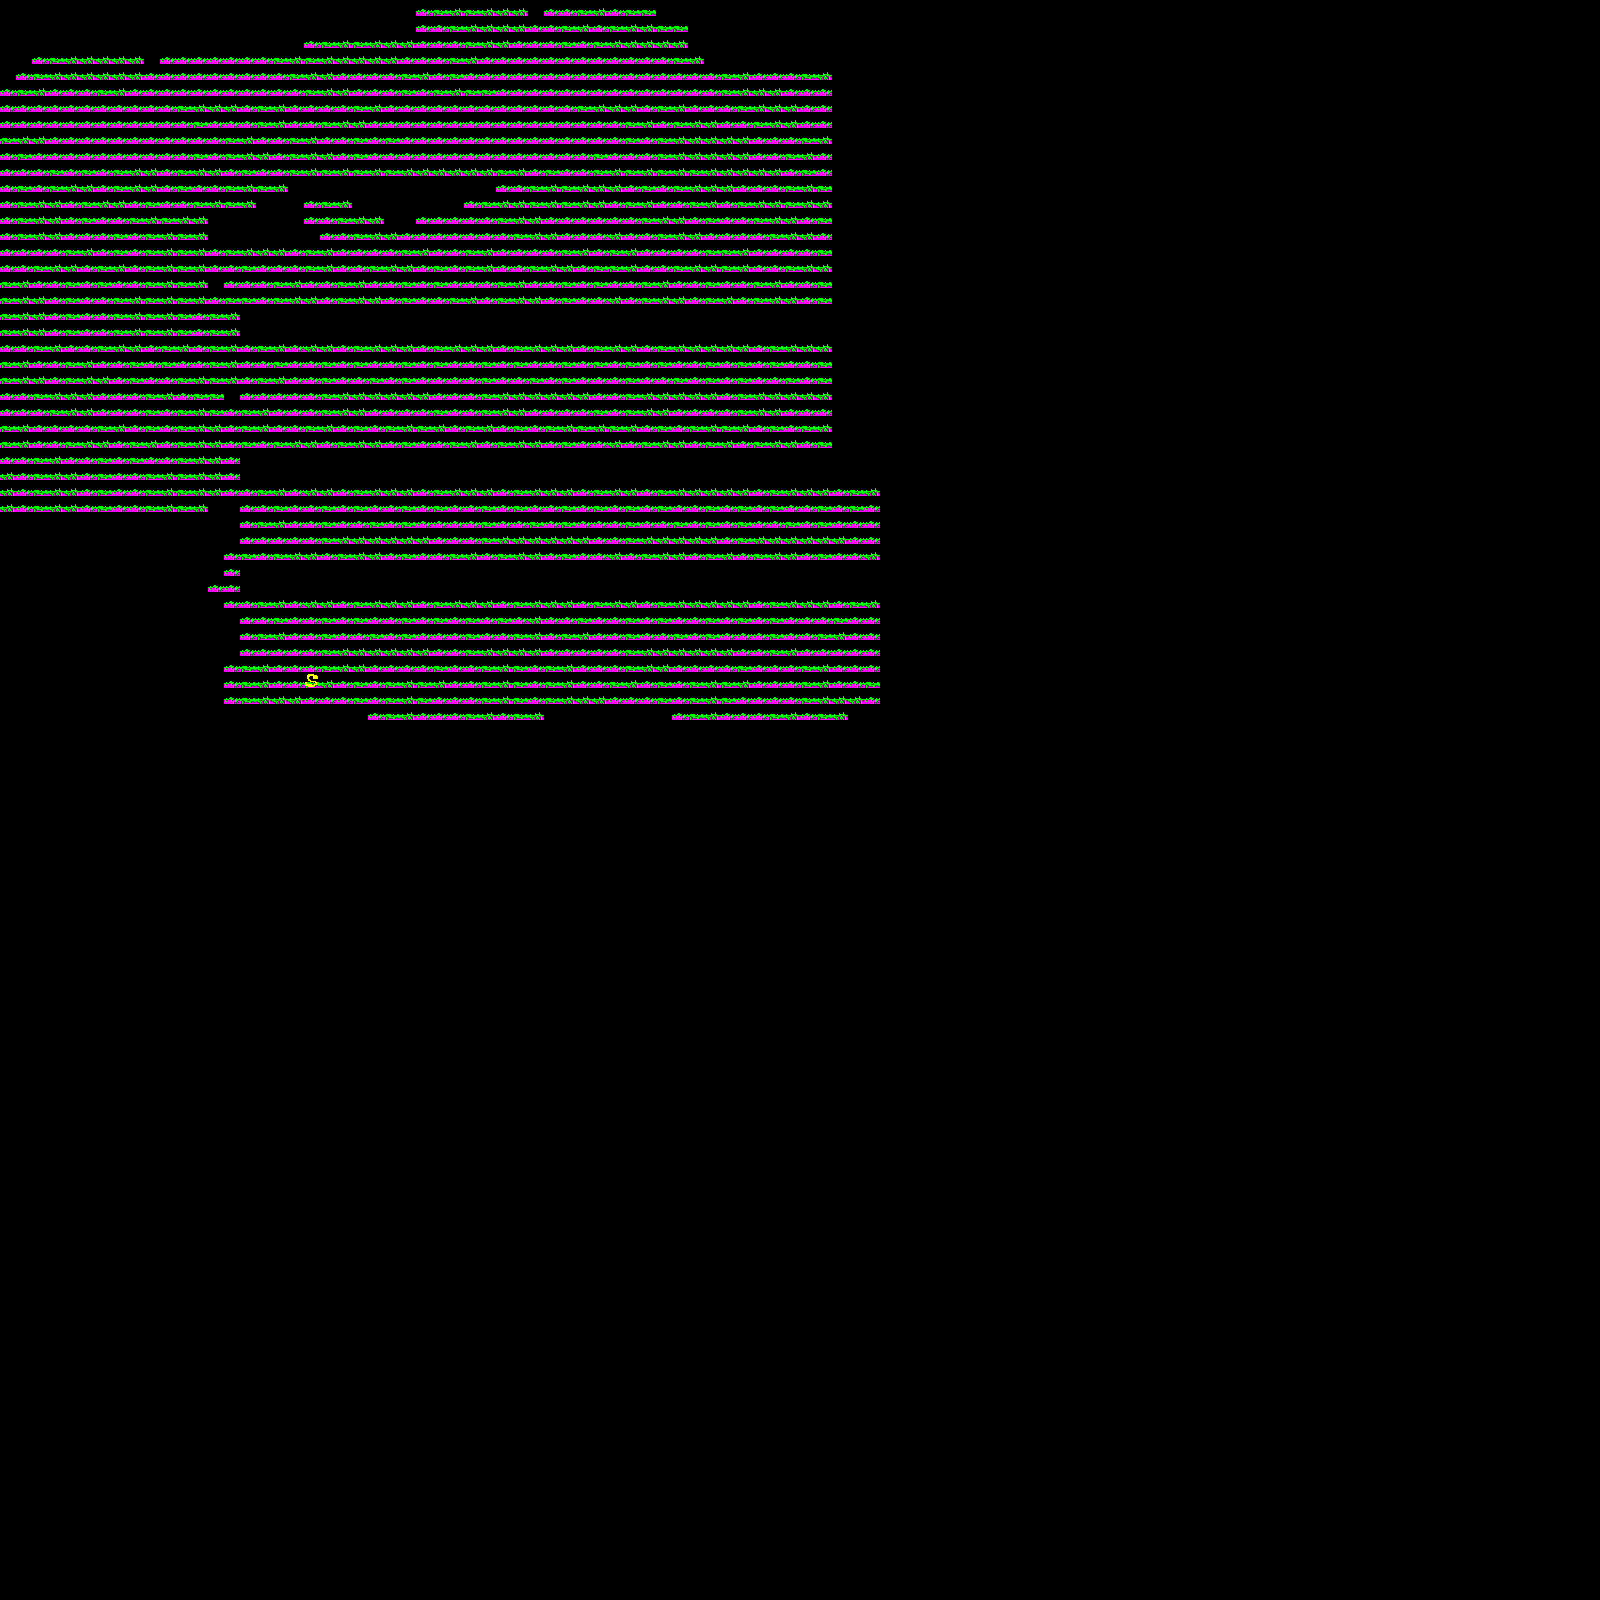

A level layout from a 2D game, rendered from its tile map. Below: a short description, then the map file with tile-grid data replaced by summaries:
An orthogonal 100x100 tile map with 16x16 px tiles, 2 tile layers (Background, Indications), 2 hidden layers not drawn.

<map version="1.0" orientation="orthogonal" renderorder="right-down" width="100" height="100" tilewidth="16" tileheight="16" nextobjectid="1">
 <tileset firstgid="1" name="tiles" tilewidth="16" tileheight="16" tilecount="4096">
  <image source="tiles.png" width="1024" height="1024" />
 </tileset>
 <layer name="Background" width="100" height="100">
  <data>[10000 cells, 2025 non-empty, 5 distinct tile ids]</data>
 </layer>
 <layer name="Indications" width="100" height="100">
  <data>[10000 cells, 7 non-empty, 7 distinct tile ids]</data>
 </layer>
 <layer name="MAIN" width="100" height="100" visible="0">
  <data>[10000 cells, 2442 non-empty, 19 distinct tile ids]</data>
 </layer>
 <layer name="Decorations" width="100" height="100" visible="0">
  <data>[10000 cells, 77 non-empty, 7 distinct tile ids]</data>
 </layer>
</map>